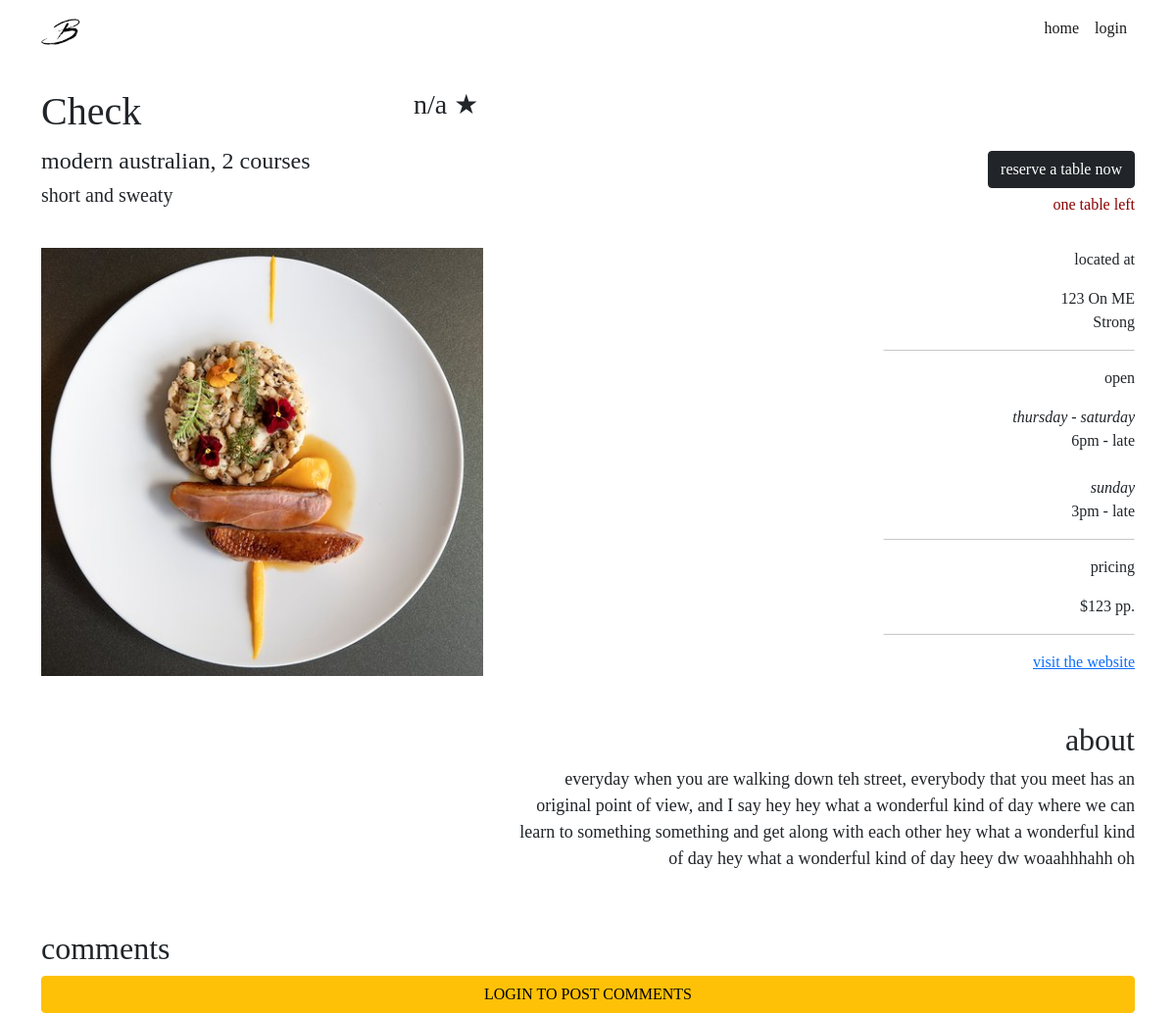
The page /restaurants/1 on the database its author committed.
### website/models.py (models this page shows, shortened)
class Restaurant(db.Model):
    __tablename__ = 'restaurants'
    __table_args__ = {'extend_existing': True}
    restaurant_id = db.Column(db.Integer, primary_key=True)
    name = db.Column(db.String(100), nullable=False)
    street = db.Column(db.String(150), nullable=False)
    suburb = db.Column(db.String(50), nullable=False)
    max_reservations = db.Column(db.Integer)
    caption = db.Column(db.String(200), nullable=False)
    description = db.Column(db.String(400), nullable=False)
    price = db.Column(db.Integer)
    cuisine_type = db.Column(db.String(30), nullable=False)
    num_courses = db.Column(db.Integer, nullable=False)
    website = db.Column(db.String(400))
    image = db.Column(db.String(400), nullable=False)
    comments = db.relationship('Comment', backref='restaurant')
    statuses = db.relationship('RestaurantStatus', backref='restaurant')
    reservations = db.relationship('Reservation', backref='restaurant')

### website/views.py (the view)
@restaurant_bp.route('/<id>')
def restaurant(id):
    comment_form = CommentForm()
    reservation_form = ReservationForm()
    restaurant = Restaurant.query.filter_by(restaurant_id = id).first()
    return render_template("restaurant.html", restaurant=restaurant, comment_form=comment_form, reservation_form=reservation_form)

### website/templates/restaurant.html (shortened to what this page needs)
{% extends 'base.html' %}
{% block content %}
<div class="container">
    <div class="row mt-4 mb-1">
        <div class="col-lg-4 col-sm-4">
            <h1>{{ restaurant.name }}</h1>
        </div>
        <div class="col-lg-8 col-sm-8 rating">
            {% set average = [] %}
            <h3> {% if average|count > 0 %}
                {{ average | sum / average | count}}
                {% else %}
                n/a
                {% endif %}&#9733;</h3>
        </div>
    </div>
    <div class="row">
        <div class="col-lg-4 col-sm-6">
            <h4>{{ restaurant.cuisine_type}}, {{restaurant.num_courses}} courses</h4>
            <h5>{{ restaurant.caption }}</h5>
        </div>
        {% import 'reservation.html' as reservation %}
        {{reservation.reservation_creation(restaurant, reservation_form)}}
    </div>
    <div class="row mt-3 mb-3">
        <div class="col-lg-5 col-sm-6">
            <img src="{{ restaurant.image }}" class="img-fluid">
        </div>
        <div class="col-lg-7 col-sm-6 info-align mt-3 mt-xl-0">
            <p class="info-heading">
                located at
            </p>
            <p>
                {{ restaurant.street }}<br> {{ restaurant.suburb }}
            </p>
            <hr class="info-line">
            <p class="info-heading">
                open
            </p>
            <p>
                <i>thursday - saturday</i>
                <br>6pm - late
                <br><br><i>sunday</i>
                <br>3pm - late
            </p>
            <hr class="info-line">
            <p class="info-heading">
                pricing
            </p>
            <p>
                ${{ restaurant.price }} pp.
            </p>
            <hr class="info-line">
            <a href="{{ restaurant.website}}">visit the website</a>
            <br><br><br>
            <h2 align="right">about</h2>
            <p class="about">
                {{ restaurant.description }}<br><br>
            </p>
        </div>
    </div>
</div>
<div class="container">
    <div class="row mt-1">
        <div class="col-lg-2">
            <h2>comments</h2>
        </div>
    </div>
    {% if current_user.is_authenticated %}
    <form method="post" action="{{url_for('restaurants.restaurant', id=restaurant.restaurant_id)}}/comment">
        {{ comment_form.csrf_token }}
        <div class="row mt-3 mb-2">
            <div class="col-10">
                {{comment_form.text.label (class="form-label") }}
                {{comment_form.text (class="form-control")}}
            </div>
        </div>
        <div class="col-6 col-sm-3">
            {{comment_form.user_rating.label (class="form-label") }}
            {{comment_form.user_rating (class="form-control")}}
        </div>
        <div class="col-6 col-sm-3">
            {{ comment_form.submit (class="btn btn-outline-dark my-2") }}
        </div>
    </form>
    {% else %}
    <div class="d-grid gap-2">
        <a class="btn btn-warning bg-warning" type="button" href="{{ url_for('auth.login') }}">LOGIN TO POST
            COMMENTS</a>
    </div>
    {% endif %}
</div>
{% endblock %}

### website/static/css/stylesheet.css (style rules this page uses)
body { font-family: Didot, Palatino, Perpetua, serif; }
.info-align { text-align: right; }
.info-line { width: 40%; transform: translateX(150%); }
p.info-heading { font-weight: 500; }
p.about { text-align: right; margin-left: auto; font-size: 18px; }
.rating { text-align: left; }

### rows shown on the page
Restaurant: name "Check", cuisine_type "modern australian", num_courses "2", caption "short and sweaty", image (picture), street "123 On ME", suburb "Strong", price "123", description "everyday when you are walking down teh street, everybody that you meet has an original point of view, and I say hey hey what a wonderful kind of day where we can learn to something something and get along with each other hey what a wonderful kind of day hey what a wonderful kind of day heey dw woaahhhahh oh"
